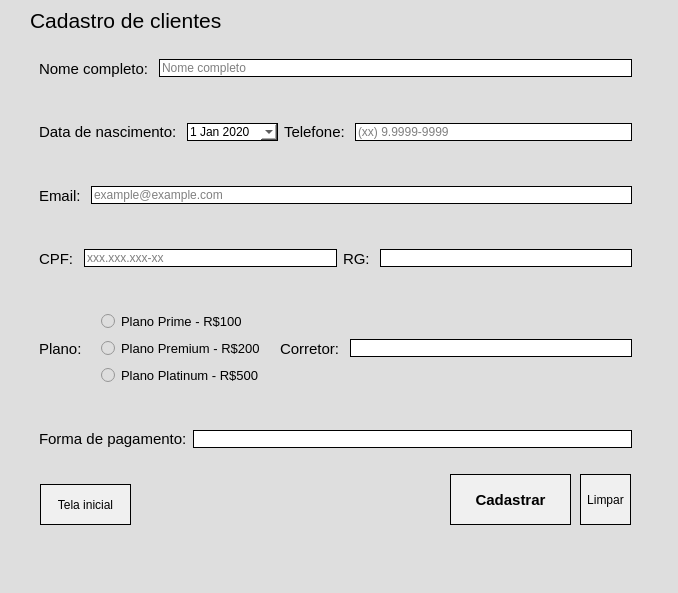
<?xml version="1.0" encoding="UTF-8"?>
<ui version="4.0">
 <class>MainWindow</class>
 <widget class="QMainWindow" name="MainWindow">
  <property name="geometry">
   <rect>
    <x>0</x>
    <y>0</y>
    <width>678</width>
    <height>593</height>
   </rect>
  </property>
  <property name="windowTitle">
   <string>Cadastro</string>
  </property>
  <property name="styleSheet">
   <string notr="true">background-color: rgb(222, 222, 222);</string>
  </property>
  <widget class="QWidget" name="centralwidget">
   <widget class="QLabel" name="label">
    <property name="geometry">
     <rect>
      <x>30</x>
      <y>10</y>
      <width>271</width>
      <height>21</height>
     </rect>
    </property>
    <property name="font">
     <font>
      <pointsize>16</pointsize>
     </font>
    </property>
    <property name="text">
     <string>Cadastro de clientes</string>
    </property>
   </widget>
   <widget class="QWidget" name="layoutWidget">
    <property name="geometry">
     <rect>
      <x>30</x>
      <y>40</y>
      <width>611</width>
      <height>491</height>
     </rect>
    </property>
    <layout class="QVBoxLayout" name="verticalLayout">
     <item>
      <widget class="QFrame" name="frame">
       <property name="frameShape">
        <enum>QFrame::NoFrame</enum>
       </property>
       <property name="frameShadow">
        <enum>QFrame::Raised</enum>
       </property>
       <layout class="QHBoxLayout" name="horizontalLayout_2">
        <item>
         <widget class="QLabel" name="label_nome">
          <property name="font">
           <font>
            <pointsize>11</pointsize>
           </font>
          </property>
          <property name="text">
           <string>Nome completo: </string>
          </property>
         </widget>
        </item>
        <item>
         <widget class="QLineEdit" name="nome_cliente">
          <property name="toolTip">
           <string>&lt;html&gt;&lt;head/&gt;&lt;body&gt;&lt;p align=&quot;center&quot;&gt;Informe o nome completo do cliente&lt;/p&gt;&lt;/body&gt;&lt;/html&gt;</string>
          </property>
          <property name="whatsThis">
           <string/>
          </property>
          <property name="styleSheet">
           <string notr="true">border: 1px solid rgb(0,0,0);
background-color: white;</string>
          </property>
          <property name="inputMask">
           <string/>
          </property>
          <property name="text">
           <string/>
          </property>
          <property name="echoMode">
           <enum>QLineEdit::Normal</enum>
          </property>
          <property name="placeholderText">
           <string>Nome completo</string>
          </property>
         </widget>
        </item>
       </layout>
      </widget>
     </item>
     <item>
      <widget class="QFrame" name="frame_6">
       <property name="frameShape">
        <enum>QFrame::NoFrame</enum>
       </property>
       <property name="frameShadow">
        <enum>QFrame::Raised</enum>
       </property>
       <layout class="QHBoxLayout" name="horizontalLayout_3">
        <item>
         <widget class="QLabel" name="label_nascimento">
          <property name="font">
           <font>
            <pointsize>11</pointsize>
           </font>
          </property>
          <property name="text">
           <string>Data de nascimento: </string>
          </property>
         </widget>
        </item>
        <item>
         <widget class="QDateEdit" name="nascimento">
          <property name="toolTip">
           <string>&lt;html&gt;&lt;head/&gt;&lt;body&gt;&lt;p align=&quot;center&quot;&gt;Informe a data do nascimento.&lt;/p&gt;&lt;/body&gt;&lt;/html&gt;</string>
          </property>
          <property name="styleSheet">
           <string notr="true">border: 1px solid rgb(0,0,0);
background-color: white;</string>
          </property>
          <property name="dateTime">
           <datetime>
            <hour>0</hour>
            <minute>0</minute>
            <second>1</second>
            <year>2020</year>
            <month>1</month>
            <day>1</day>
           </datetime>
          </property>
          <property name="minimumDateTime">
           <datetime>
            <hour>0</hour>
            <minute>0</minute>
            <second>0</second>
            <year>1900</year>
            <month>9</month>
            <day>13</day>
           </datetime>
          </property>
          <property name="minimumDate">
           <date>
            <year>1900</year>
            <month>9</month>
            <day>13</day>
           </date>
          </property>
          <property name="calendarPopup">
           <bool>true</bool>
          </property>
          <property name="currentSectionIndex">
           <number>0</number>
          </property>
         </widget>
        </item>
        <item>
         <widget class="QLabel" name="label_telefone">
          <property name="font">
           <font>
            <pointsize>11</pointsize>
           </font>
          </property>
          <property name="text">
           <string>Telefone: </string>
          </property>
         </widget>
        </item>
        <item>
         <widget class="QLineEdit" name="telefone">
          <property name="toolTip">
           <string>&lt;html&gt;&lt;head/&gt;&lt;body&gt;&lt;p align=&quot;center&quot;&gt;Informe o telefone para contato&lt;/p&gt;&lt;/body&gt;&lt;/html&gt;</string>
          </property>
          <property name="styleSheet">
           <string notr="true">border: 1px solid rgb(0,0,0);
background-color: white;</string>
          </property>
          <property name="inputMethodHints">
           <set>Qt::ImhDigitsOnly</set>
          </property>
          <property name="inputMask">
           <string/>
          </property>
          <property name="frame">
           <bool>true</bool>
          </property>
          <property name="placeholderText">
           <string>(xx) 9.9999-9999</string>
          </property>
         </widget>
        </item>
       </layout>
      </widget>
     </item>
     <item>
      <widget class="QFrame" name="frame_2">
       <property name="frameShape">
        <enum>QFrame::NoFrame</enum>
       </property>
       <property name="frameShadow">
        <enum>QFrame::Raised</enum>
       </property>
       <layout class="QHBoxLayout" name="horizontalLayout">
        <item>
         <widget class="QLabel" name="label_email">
          <property name="font">
           <font>
            <pointsize>11</pointsize>
           </font>
          </property>
          <property name="text">
           <string>Email: </string>
          </property>
         </widget>
        </item>
        <item>
         <widget class="QLineEdit" name="email">
          <property name="toolTip">
           <string>&lt;html&gt;&lt;head/&gt;&lt;body&gt;&lt;p align=&quot;center&quot;&gt;Inserir email para contato&lt;/p&gt;&lt;/body&gt;&lt;/html&gt;</string>
          </property>
          <property name="styleSheet">
           <string notr="true">border: 1px solid rgb(0,0,0);
background-color: white;</string>
          </property>
          <property name="placeholderText">
           <string>example@example.com</string>
          </property>
         </widget>
        </item>
       </layout>
      </widget>
     </item>
     <item>
      <widget class="QFrame" name="frame_5">
       <property name="frameShape">
        <enum>QFrame::NoFrame</enum>
       </property>
       <property name="frameShadow">
        <enum>QFrame::Raised</enum>
       </property>
       <layout class="QHBoxLayout" name="horizontalLayout_4">
        <item>
         <widget class="QLabel" name="label_cpf">
          <property name="font">
           <font>
            <pointsize>11</pointsize>
           </font>
          </property>
          <property name="text">
           <string>CPF: </string>
          </property>
         </widget>
        </item>
        <item>
         <widget class="QLineEdit" name="cpf">
          <property name="toolTip">
           <string>&lt;html&gt;&lt;head/&gt;&lt;body&gt;&lt;p align=&quot;center&quot;&gt;Inserir CPF&lt;/p&gt;&lt;/body&gt;&lt;/html&gt;</string>
          </property>
          <property name="styleSheet">
           <string notr="true">border: 1px solid rgb(0,0,0);
background-color: white;</string>
          </property>
          <property name="inputMethodHints">
           <set>Qt::ImhDigitsOnly</set>
          </property>
          <property name="inputMask">
           <string/>
          </property>
          <property name="placeholderText">
           <string>xxx.xxx.xxx-xx</string>
          </property>
         </widget>
        </item>
        <item>
         <widget class="QLabel" name="label_rg">
          <property name="font">
           <font>
            <pointsize>11</pointsize>
           </font>
          </property>
          <property name="text">
           <string>RG: </string>
          </property>
         </widget>
        </item>
        <item>
         <widget class="QLineEdit" name="rg">
          <property name="toolTip">
           <string>&lt;html&gt;&lt;head/&gt;&lt;body&gt;&lt;p align=&quot;center&quot;&gt;Inserir RG&lt;/p&gt;&lt;/body&gt;&lt;/html&gt;</string>
          </property>
          <property name="styleSheet">
           <string notr="true">border: 1px solid rgb(0,0,0);
background-color: white;</string>
          </property>
          <property name="inputMethodHints">
           <set>Qt::ImhDigitsOnly</set>
          </property>
          <property name="inputMask">
           <string/>
          </property>
          <property name="placeholderText">
           <string/>
          </property>
          <property name="cursorMoveStyle">
           <enum>Qt::LogicalMoveStyle</enum>
          </property>
         </widget>
        </item>
       </layout>
      </widget>
     </item>
     <item>
      <widget class="QFrame" name="frame_7">
       <property name="frameShape">
        <enum>QFrame::NoFrame</enum>
       </property>
       <property name="frameShadow">
        <enum>QFrame::Raised</enum>
       </property>
       <layout class="QHBoxLayout" name="horizontalLayout_6">
        <item>
         <widget class="QLabel" name="label_plano">
          <property name="font">
           <font>
            <pointsize>11</pointsize>
           </font>
          </property>
          <property name="text">
           <string>Plano: </string>
          </property>
         </widget>
        </item>
        <item>
         <widget class="QFrame" name="frame_10">
          <property name="minimumSize">
           <size>
            <width>120</width>
            <height>0</height>
           </size>
          </property>
          <property name="frameShape">
           <enum>QFrame::NoFrame</enum>
          </property>
          <property name="frameShadow">
           <enum>QFrame::Raised</enum>
          </property>
          <layout class="QVBoxLayout" name="verticalLayout_4">
           <item>
            <widget class="QRadioButton" name="plano_A">
             <property name="font">
              <font>
               <pointsize>10</pointsize>
              </font>
             </property>
             <property name="text">
              <string>Plano Prime - R$100</string>
             </property>
            </widget>
           </item>
           <item>
            <widget class="QRadioButton" name="plano_B">
             <property name="font">
              <font>
               <pointsize>10</pointsize>
              </font>
             </property>
             <property name="text">
              <string>Plano Premium - R$200</string>
             </property>
            </widget>
           </item>
           <item>
            <widget class="QRadioButton" name="plano_C">
             <property name="font">
              <font>
               <pointsize>10</pointsize>
              </font>
             </property>
             <property name="text">
              <string>Plano Platinum - R$500</string>
             </property>
            </widget>
           </item>
          </layout>
         </widget>
        </item>
        <item>
         <widget class="QLabel" name="label_corretor">
          <property name="font">
           <font>
            <pointsize>11</pointsize>
           </font>
          </property>
          <property name="text">
           <string>Corretor: </string>
          </property>
         </widget>
        </item>
        <item>
         <widget class="QLineEdit" name="corretor">
          <property name="toolTip">
           <string>&lt;html&gt;&lt;head/&gt;&lt;body&gt;&lt;p align=&quot;center&quot;&gt;Nome do corretor responsável pela operação&lt;/p&gt;&lt;/body&gt;&lt;/html&gt;</string>
          </property>
          <property name="styleSheet">
           <string notr="true">border: 1px solid rgb(0,0,0);
background-color: white;</string>
          </property>
         </widget>
        </item>
       </layout>
      </widget>
     </item>
     <item>
      <widget class="QFrame" name="frame_4">
       <property name="frameShape">
        <enum>QFrame::NoFrame</enum>
       </property>
       <property name="frameShadow">
        <enum>QFrame::Raised</enum>
       </property>
       <layout class="QHBoxLayout" name="horizontalLayout_5">
        <item>
         <widget class="QLabel" name="label_forma_pgto">
          <property name="font">
           <font>
            <pointsize>11</pointsize>
           </font>
          </property>
          <property name="text">
           <string>Forma de pagamento:</string>
          </property>
         </widget>
        </item>
        <item>
         <widget class="QLineEdit" name="forma_pgto">
          <property name="toolTip">
           <string>&lt;html&gt;&lt;head/&gt;&lt;body&gt;&lt;p align=&quot;center&quot;&gt;Forma de pagamento do plano de saúde&lt;/p&gt;&lt;/body&gt;&lt;/html&gt;</string>
          </property>
          <property name="styleSheet">
           <string notr="true">border: 1px solid rgb(0,0,0);
background-color: white;</string>
          </property>
         </widget>
        </item>
       </layout>
      </widget>
     </item>
     <item>
      <widget class="QFrame" name="frame_3">
       <property name="frameShape">
        <enum>QFrame::NoFrame</enum>
       </property>
       <property name="frameShadow">
        <enum>QFrame::Raised</enum>
       </property>
       <widget class="QPushButton" name="pushButton">
        <property name="geometry">
         <rect>
          <x>550</x>
          <y>0</y>
          <width>51</width>
          <height>51</height>
         </rect>
        </property>
        <property name="font">
         <font>
          <pointsize>9</pointsize>
         </font>
        </property>
        <property name="toolTip">
         <string>&lt;html&gt;&lt;head/&gt;&lt;body&gt;&lt;p align=&quot;center&quot;&gt;Limpar todos os campos preenchidos&lt;/p&gt;&lt;/body&gt;&lt;/html&gt;</string>
        </property>
        <property name="styleSheet">
         <string notr="true">border: 1px solid rgb(00,0,0);
background-color: rgb(240, 240, 240);</string>
        </property>
        <property name="text">
         <string>Limpar</string>
        </property>
       </widget>
       <widget class="QPushButton" name="cadastrar">
        <property name="geometry">
         <rect>
          <x>420</x>
          <y>0</y>
          <width>121</width>
          <height>51</height>
         </rect>
        </property>
        <property name="font">
         <font>
          <pointsize>11</pointsize>
          <weight>75</weight>
          <bold>true</bold>
         </font>
        </property>
        <property name="toolTip">
         <string>&lt;html&gt;&lt;head/&gt;&lt;body&gt;&lt;p align=&quot;center&quot;&gt;Cadastrar cliente&lt;/p&gt;&lt;/body&gt;&lt;/html&gt;</string>
        </property>
        <property name="styleSheet">
         <string notr="true">border: 1px solid rgb(0,0,0);
background-color: rgb(240, 240, 240);</string>
        </property>
        <property name="text">
         <string>Cadastrar</string>
        </property>
       </widget>
       <widget class="QPushButton" name="btn_inicial">
        <property name="geometry">
         <rect>
          <x>10</x>
          <y>10</y>
          <width>91</width>
          <height>41</height>
         </rect>
        </property>
        <property name="font">
         <font>
          <pointsize>9</pointsize>
         </font>
        </property>
        <property name="toolTip">
         <string>&lt;html&gt;&lt;head/&gt;&lt;body&gt;&lt;p align=&quot;center&quot;&gt;Voltar para a tela inicial&lt;/p&gt;&lt;/body&gt;&lt;/html&gt;</string>
        </property>
        <property name="styleSheet">
         <string notr="true">border: 1px solid rgb(00,0,0);
background-color: rgb(240, 240, 240);</string>
        </property>
        <property name="text">
         <string>Tela inicial</string>
        </property>
       </widget>
      </widget>
     </item>
    </layout>
   </widget>
  </widget>
 </widget>
 <resources/>
 <connections>
  <connection>
   <sender>pushButton</sender>
   <signal>clicked()</signal>
   <receiver>forma_pgto</receiver>
   <slot>clear()</slot>
   <hints>
    <hint type="sourcelabel">
     <x>603</x>
     <y>517</y>
    </hint>
    <hint type="destinationlabel">
     <x>603</x>
     <y>458</y>
    </hint>
   </hints>
  </connection>
  <connection>
   <sender>pushButton</sender>
   <signal>clicked()</signal>
   <receiver>corretor</receiver>
   <slot>clear()</slot>
   <hints>
    <hint type="sourcelabel">
     <x>618</x>
     <y>515</y>
    </hint>
    <hint type="destinationlabel">
     <x>612</x>
     <y>368</y>
    </hint>
   </hints>
  </connection>
  <connection>
   <sender>pushButton</sender>
   <signal>clicked()</signal>
   <receiver>rg</receiver>
   <slot>clear()</slot>
   <hints>
    <hint type="sourcelabel">
     <x>591</x>
     <y>502</y>
    </hint>
    <hint type="destinationlabel">
     <x>551</x>
     <y>271</y>
    </hint>
   </hints>
  </connection>
  <connection>
   <sender>pushButton</sender>
   <signal>clicked()</signal>
   <receiver>cpf</receiver>
   <slot>clear()</slot>
   <hints>
    <hint type="sourcelabel">
     <x>588</x>
     <y>521</y>
    </hint>
    <hint type="destinationlabel">
     <x>303</x>
     <y>279</y>
    </hint>
   </hints>
  </connection>
  <connection>
   <sender>pushButton</sender>
   <signal>clicked()</signal>
   <receiver>email</receiver>
   <slot>clear()</slot>
   <hints>
    <hint type="sourcelabel">
     <x>624</x>
     <y>528</y>
    </hint>
    <hint type="destinationlabel">
     <x>614</x>
     <y>219</y>
    </hint>
   </hints>
  </connection>
  <connection>
   <sender>pushButton</sender>
   <signal>clicked()</signal>
   <receiver>telefone</receiver>
   <slot>clear()</slot>
   <hints>
    <hint type="sourcelabel">
     <x>625</x>
     <y>522</y>
    </hint>
    <hint type="destinationlabel">
     <x>378</x>
     <y>155</y>
    </hint>
   </hints>
  </connection>
  <connection>
   <sender>pushButton</sender>
   <signal>clicked()</signal>
   <receiver>nascimento</receiver>
   <slot>clear()</slot>
   <hints>
    <hint type="sourcelabel">
     <x>621</x>
     <y>530</y>
    </hint>
    <hint type="destinationlabel">
     <x>234</x>
     <y>155</y>
    </hint>
   </hints>
  </connection>
  <connection>
   <sender>pushButton</sender>
   <signal>clicked()</signal>
   <receiver>nome_cliente</receiver>
   <slot>clear()</slot>
   <hints>
    <hint type="sourcelabel">
     <x>625</x>
     <y>520</y>
    </hint>
    <hint type="destinationlabel">
     <x>564</x>
     <y>89</y>
    </hint>
   </hints>
  </connection>
 </connections>
</ui>
